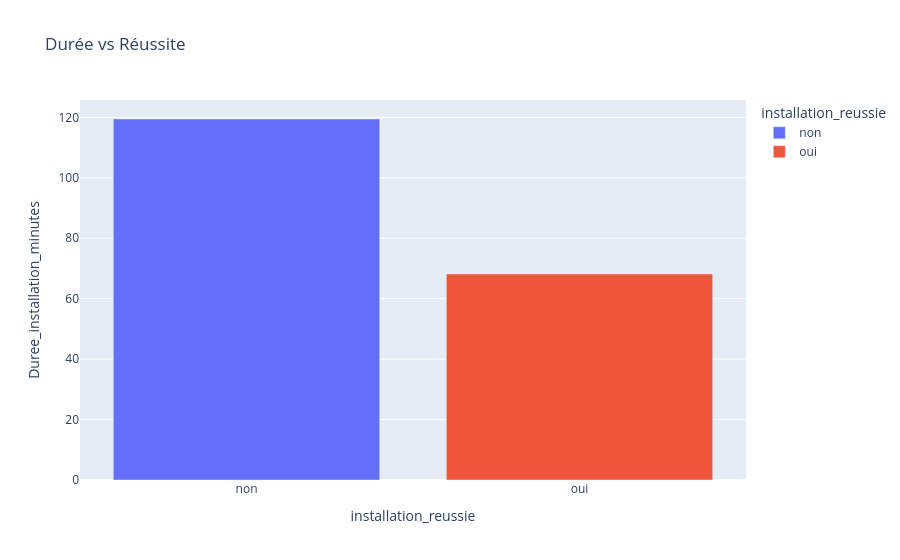

Source (notebook cell):
### Code cell
df_grouped2 = df.groupby("installation_reussie")["Duree_installation_minutes"].mean().reset_index()

fig = px.bar(
    df_grouped2,
    x="installation_reussie",
    y="Duree_installation_minutes",
    color="installation_reussie",
    title="Durée vs Réussite"
)
fig.show()

### Figure 1 — Plotly figure (JSON) as saved in the notebook; plotly's stock layout.template omitted (floating-point values rounded to 4 significant figures)
{"data": [{"hovertemplate": "installation_reussie=%{x}<br>Duree_installation_minutes=%{y}<extra></extra>", "legendgroup": "non", "marker": {"color": "#636efa", "pattern": {"shape": ""}}, "name": "non", "orientation": "v", "showlegend": true, "textposition": "auto", "type": "bar", "x": ["non"], "xaxis": "x", "y": [119.5], "yaxis": "y"}, {"hovertemplate": "installation_reussie=%{x}<br>Duree_installation_minutes=%{y}<extra></extra>", "legendgroup": "oui", "marker": {"color": "#EF553B", "pattern": {"shape": ""}}, "name": "oui", "orientation": "v", "showlegend": true, "textposition": "auto", "type": "bar", "x": ["oui"], "xaxis": "x", "y": [68.2], "yaxis": "y"}], "layout": {"barmode": "relative", "legend": {"title": {"text": "installation_reussie"}, "tracegroupgap": 0}, "title": {"text": "Durée vs Réussite"}, "xaxis": {"anchor": "y", "categoryarray": ["non", "oui"], "categoryorder": "array", "domain": [0, 1], "title": {"text": "installation_reussie"}}, "yaxis": {"anchor": "x", "domain": [0, 1], "title": {"text": "Duree_installation_minutes"}}}}
